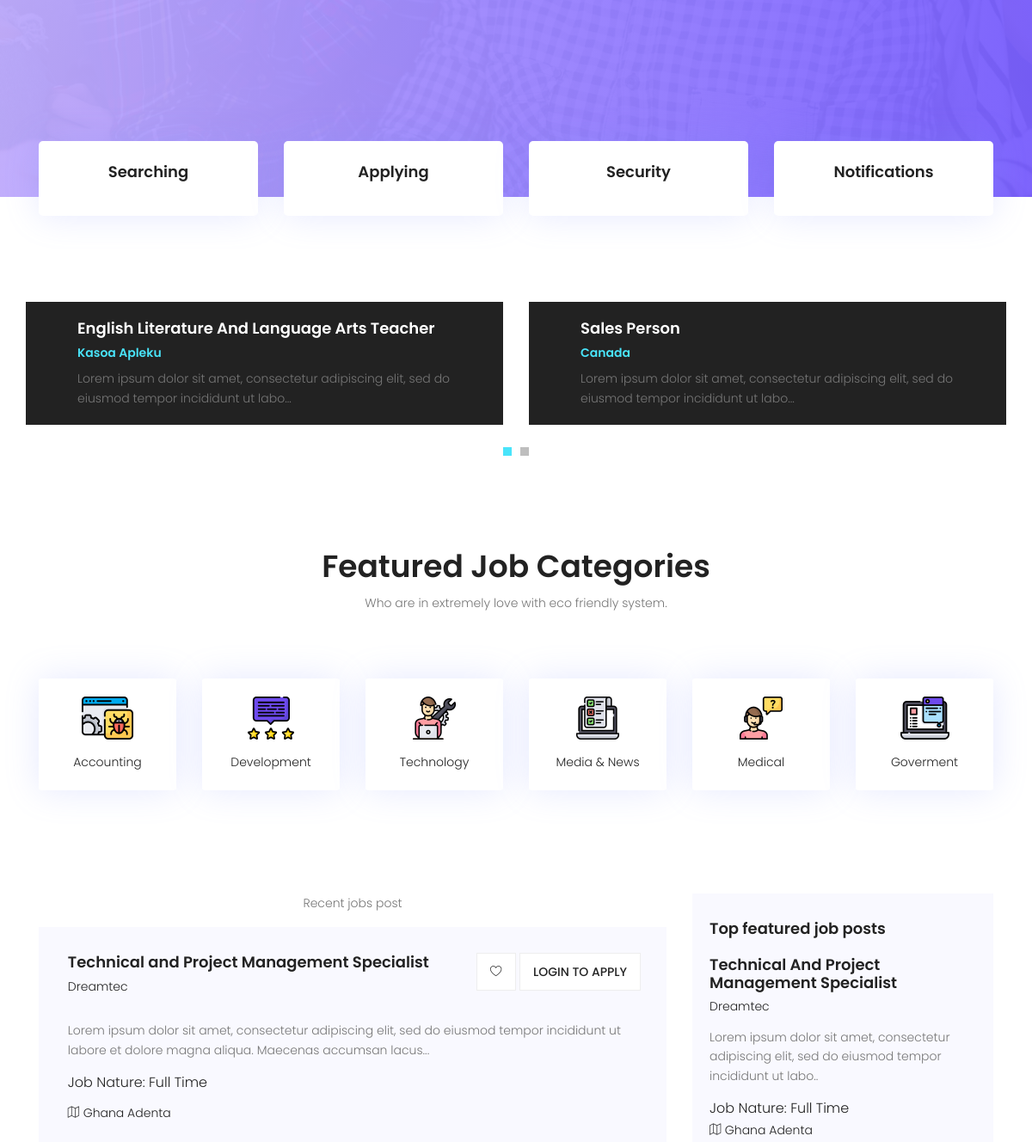
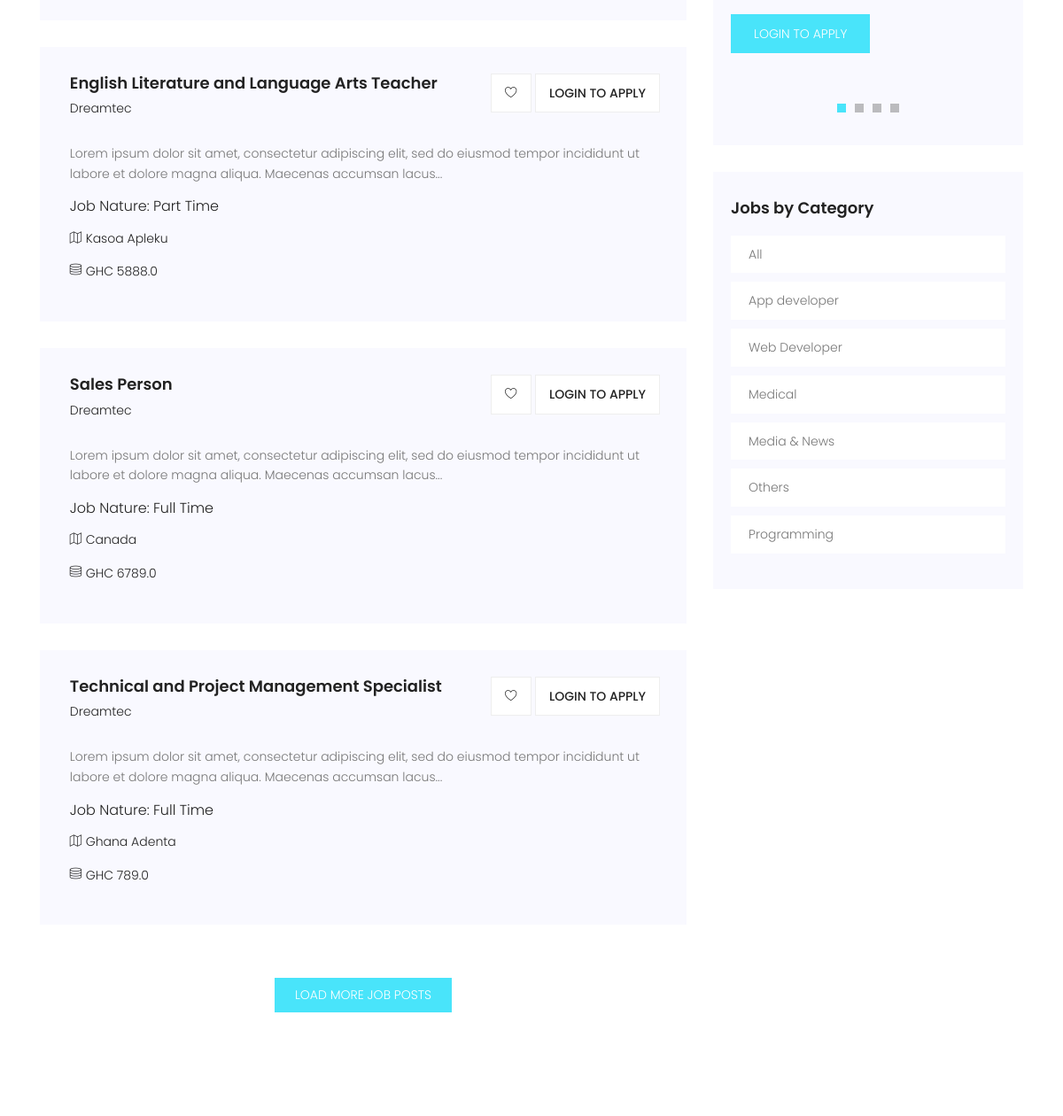
Before: / (middle part) with the older database file (2 pictures, top to bottom).
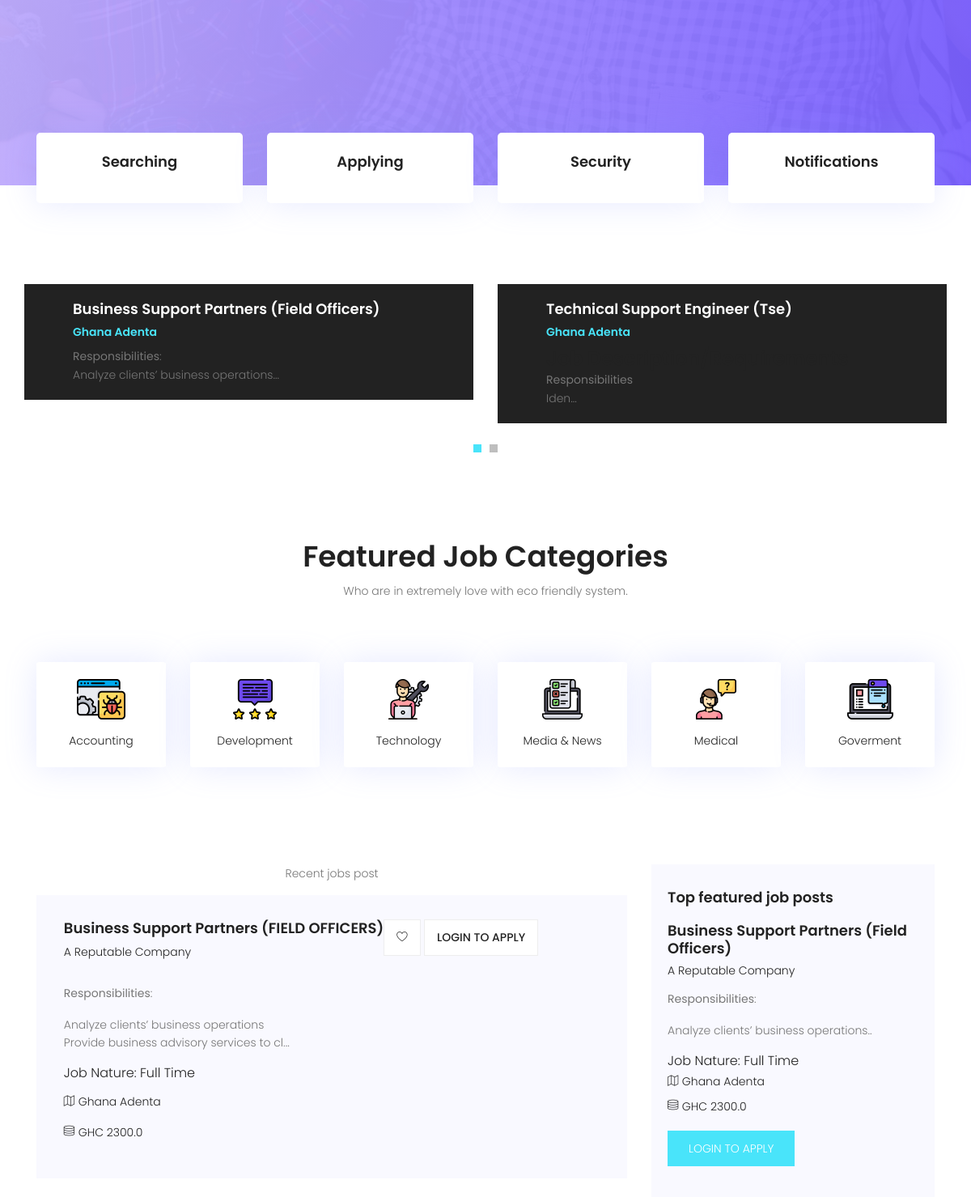
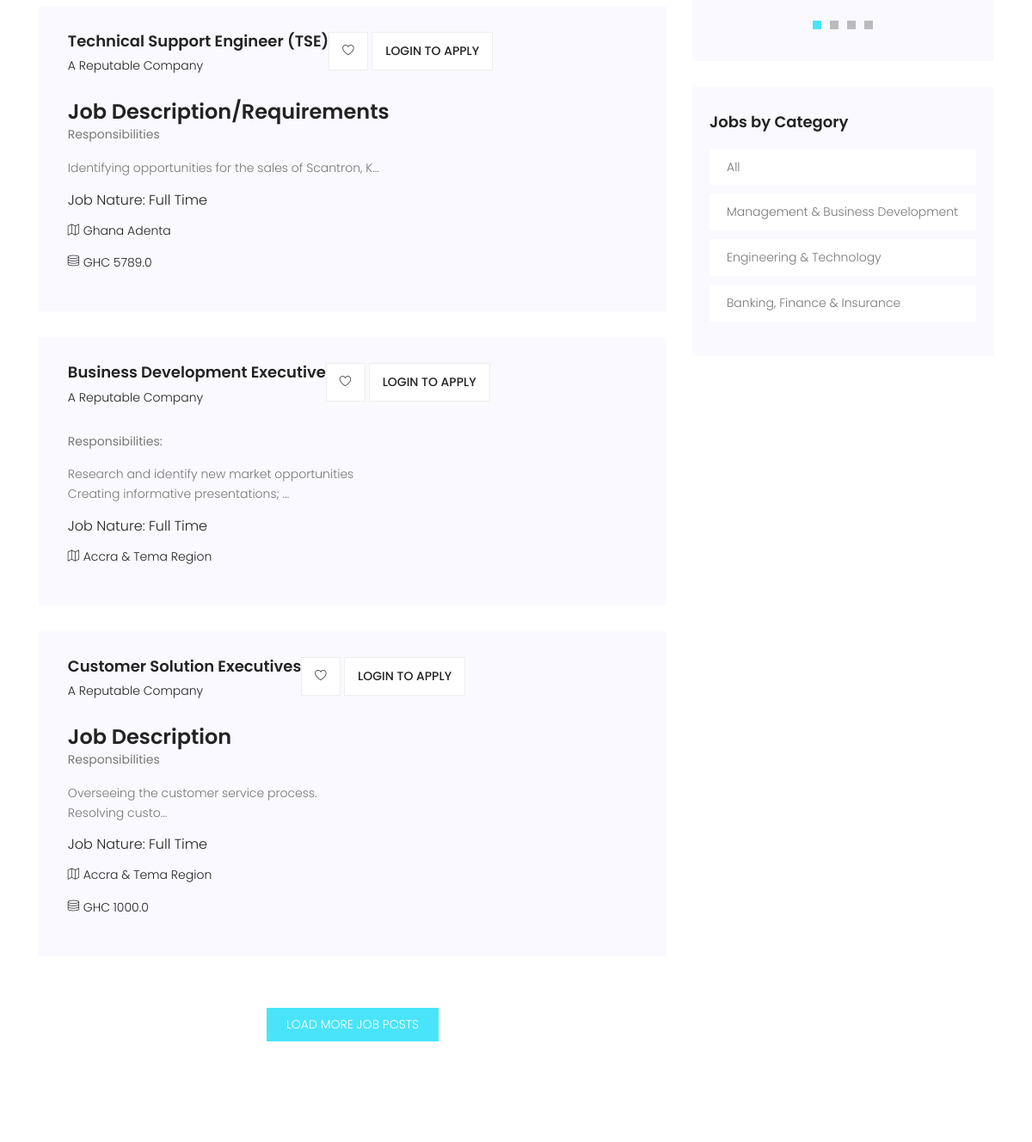
After: the same page with the newer database file (2 pictures, top to bottom).
### portal/models.py (models this page shows, shortened)
class Job(models.Model):
    company_name = models.CharField(max_length=200)
    job_title = models.CharField(max_length=200)
    company_email = models.EmailField(blank=True, null=True)
    category = models.ForeignKey(
        Category, on_delete=models.CASCADE, default='Others')
    job_type = models.CharField(max_length=20, choices=_job_Type, default=1)
    description = RichTextField()
    location = models.CharField(max_length=150)
    salary = models.FloatField(blank=True, null=True)
    application_url = models.URLField(blank=True, null=True)
    slug = models.SlugField(blank=True, null=True)
    created = models.DateTimeField(auto_now_add=True)
    featured = models.BooleanField(default=False)
    approved = models.BooleanField(default=True)
    class Meta:
        ordering = ['-created']

class Category(models.Model):
    category = models.CharField(max_length=100)
    created = models.DateTimeField(auto_now_add=True)
    class Meta:
        verbose_name_plural = 'Categories'
        ordering = ['-id']
    def __str__(self):
        return self.category

### portal/views.py (the view)
# urls.py: path('', homePage, name="home"),
def homePage(request):
    filters = JobFilter(
        request.GET, queryset=Job.objects.filter(approved=True))
    result_filters = filters.qs
    context = {
        'filters': filters
    }
    if request.method == "GET" and 'search' in request.GET:
        return redirect('jobs')
    else:
        return render(request, 'portal/index.html', context)

### portal/context_processors.py (called while the page is built)
def Processors(request):
    jobs = Job.objects.filter(approved=True).order_by('-created')
    categories = Category.objects.all().order_by('-id')
    blogs = Blog.objects.filter(published=True).order_by('-id')
    blog_count = blogs.count()
    return {
        'categories': categories,
        'jobs': jobs,
        'blog_count': blog_count,
        'blogs': blogs,
    }

### templates/portal/index.html (shortened to what the changed rows need)
{% extends 'base.html' %}
{% load static %}
{% block content %}
			<section class="popular-post-area pt-100">
				<div class="container">
					<div class="row align-items-center">
						<div class="active-popular-post-carusel">
							{% for job in jobs %}
							{% if job.featured == True %}
							<div class="single-popular-post d-flex flex-row">
								<div class="details">
									<a href="{% url 'detail' job.slug %}"><h4>{{job.job_title|title}}</h4></a>
									<h6>{{job.location}}</h6>
									<p>
									{{job.description|slice:":100"|safe}}...
									</p>
								</div>
							</div>
							{% endif %}
							{% endfor %}
						</div>
					</div>
				</div>
			</section>
			<section class="feature-cat-area pt-100" id="category">
				<div class="container">
					<div class="row d-flex justify-content-center">
						<div class="menu-content pb-60 col-lg-10">
							<div class="title text-center">
								<h1 class="mb-10">Featured Job Categories</h1>
							</div>
						</div>
					</div>
				</div>
			</section>
			<section class="post-area section-gap">
				<div class="container">
					<div class="row justify-content-center d-flex">
						<div class="col-lg-8 post-list">
							{% for job in jobs|slice:":5" %}
							<div class="single-post d-flex flex-row">
								<div class="details">
									<div class="title d-flex flex-row justify-content-between">
										<div class="titles">
											<a href="{% url 'detail' job.slug %}"><h4>{{job.job_title}}</h4></a>
											<h6>{{job.company_name}}</h6>
										</div>
										<ul class="btns">
											<li><a href="{% url 'detail' job.slug %}"><span class="lnr lnr-heart"></span></a></li>
											{% if request.user.is_authenticated %}
											<li><a href="{% url 'detail' job.slug %}">Apply</a></li>
											{% else %}
											<li><a href="{% url 'login' %}">Login to apply</a></li>
											{% endif %}
										</ul>
									</div>
									<p>
									{{job.description|slice:":150"|safe}}...
									</p>
									<h5>Job Nature: {{job.job_type}}</h5>
									<p class="address"><span class="lnr lnr-map"></span> {{job.location}}</p>
									{% if job.salary %}
									<p class="address"><span class="lnr lnr-database"></span> GHC {{job.salary}}</p>
									{% endif %}
								</div>
							</div>
							{% endfor %}
						</div>
						<div class="col-lg-4 sidebar">
							<div class="single-slidebar">
								<div class="active-relatedjob-carusel">
								{% for job in jobs|slice:":4" %}
									<div class="single-rated">
										<a href="{% url 'detail' job.slug %}"><h4>{{job.job_title|title}}</h4></a>
										<h6>{{job.company_name|title}}</h6>
										<p>
										{{job.description|slice:":100"|safe}}..
										</p>
										<h5>Job Nature: {{job.job_type}}</h5>
										<p class="address"><span class="lnr lnr-map"></span> {{job.location}}</p>
										{% if job.salary %}
										<p class="address"><span class="lnr lnr-database"></span> GHC {{job.salary}}</p>
										{% endif %}
										{% if request.user.is_authenticated %}
										<a href="{% url 'detail' job.slug %}" class="btns text-uppercase">Apply job</a>
										{% else %}
										<a href="{% url 'login' %}" class="btns text-uppercase">Login to apply</a>
										{% endif %}
									</div>
								{% endfor %}
								</div>
							</div>
								<div class="single-slidebar">
								<ul class="cat-list">
								{% for category in categories|slice:":10" %}
									<li>
									<a class="justify-content-between d-flex" href="{% url 'jobs' %}?category={{category.category}}">
									<p>{{category.category}}</p>
									</a>
									</li>
								{% endfor %}
								</ul>
							</div>
						</div>
					</div>
				</div>
			</section>
{% endblock content %}

Changed rows visible on the page:
removed Job: job_title "English Literature And Language Arts Teacher", location "Kasoa Apleku", description "Lorem ipsum dolor sit amet, consectetur adipiscing elit, sed do eiusmod tempor incididunt ut labo", job_title "English Literature and Language Arts Teacher", company_name "Dreamtec", description "Lorem ipsum dolor sit amet, consectetur adipiscing elit, sed do eiusmod tempor incididunt ut labore et dolore magna aliqua. Maecenas accumsan lacus", job_type "Part Time", salary "5888.0"
removed Job: job_title "Sales Person", location "Canada", description "Lorem ipsum dolor sit amet, consectetur adipiscing elit, sed do eiusmod tempor incididunt ut labo", company_name "Dreamtec", description "Lorem ipsum dolor sit amet, consectetur adipiscing elit, sed do eiusmod tempor incididunt ut labore et dolore magna aliqua. Maecenas accumsan lacus", job_type "Full Time", salary "6789.0"
removed Job: job_title "Technical and Project Management Specialist", company_name "Dreamtec", description "Lorem ipsum dolor sit amet, consectetur adipiscing elit, sed do eiusmod tempor incididunt ut labore et dolore magna aliqua. Maecenas accumsan lacus", job_type "Full Time", location "Ghana Adenta", job_title "Technical And Project Management Specialist", description "Lorem ipsum dolor sit amet, consectetur adipiscing elit, sed do eiusmod tempor incididunt ut labo"
removed Job: job_title "Technical and Project Management Specialist", company_name "Dreamtec", description "Lorem ipsum dolor sit amet, consectetur adipiscing elit, sed do eiusmod tempor incididunt ut labore et dolore magna aliqua. Maecenas accumsan lacus", job_type "Full Time", location "Ghana Adenta", salary "789.0", shown under "Featured Job Categories"
removed Category: category "App developer"
removed Category: category "Web Developer"
removed Category: category "Medical"
removed Category: category "Media & News"
removed Category: category "Others"
removed Category: category "Programming"
added Job: job_title "Business Support Partners (Field Officers)", location "Ghana Adenta", description "Responsibilities : ... Analyze clients’ business operations", job_title "Business Support Partners (FIELD OFFICERS)", company_name "A Reputable Company", description "Responsibilities : Analyze clients’ business operations Provide business advisory services to cl", job_type "Full Time", salary "2300.0", description "Responsibilities : .. Analyze clients’ business operations"
added Job: job_title "Technical Support Engineer (Tse)", location "Ghana Adenta", description "Responsibilities Iden", job_title "Technical Support Engineer (TSE)", company_name "A Reputable Company", description "Job Description/Requirements Responsibilities Identifying opportunities for the sales of Scantron, K", job_type "Full Time", salary "5789.0"
added Job: job_title "Business Development Executive", company_name "A Reputable Company", description "Responsibilities: Research and identify new market opportunities Creating informative presentations;", job_type "Full Time", location "Accra & Tema Region", shown under "Featured Job Categories"
added Job: job_title "Customer Solution Executives", company_name "A Reputable Company", description "Job Description Responsibilities Overseeing the customer service process. Resolving custo", job_type "Full Time", location "Accra & Tema Region", salary "1000.0", shown under "Featured Job Categories"
added Category: category "Management & Business Development"
added Category: category "Engineering & Technology"
added Category: category "Banking, Finance & Insurance"
